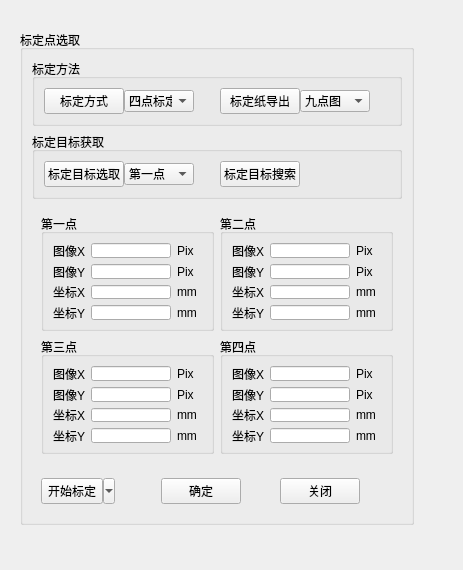
<?xml version="1.0" encoding="UTF-8"?>
<ui version="4.0">
 <class>Frame</class>
 <widget class="QFrame" name="Frame">
  <property name="geometry">
   <rect>
    <x>0</x>
    <y>0</y>
    <width>463</width>
    <height>570</height>
   </rect>
  </property>
  <property name="windowTitle">
   <string>坐标标定</string>
  </property>
  <widget class="QGroupBox" name="groupBox_4">
   <property name="geometry">
    <rect>
     <x>20</x>
     <y>30</y>
     <width>394</width>
     <height>495</height>
    </rect>
   </property>
   <property name="sizePolicy">
    <sizepolicy hsizetype="Preferred" vsizetype="Fixed">
     <horstretch>0</horstretch>
     <verstretch>0</verstretch>
    </sizepolicy>
   </property>
   <property name="title">
    <string>标定点选取</string>
   </property>
   <layout class="QGridLayout" name="gridLayout_23">
    <item row="0" column="0">
     <layout class="QVBoxLayout" name="verticalLayout_6">
      <item>
       <widget class="QGroupBox" name="groupBox">
        <property name="title">
         <string>标定方法</string>
        </property>
        <layout class="QGridLayout" name="gridLayout_4">
         <item row="0" column="1">
          <spacer name="horizontalSpacer_3">
           <property name="orientation">
            <enum>Qt::Horizontal</enum>
           </property>
           <property name="sizeType">
            <enum>QSizePolicy::MinimumExpanding</enum>
           </property>
           <property name="sizeHint" stdset="0">
            <size>
             <width>20</width>
             <height>20</height>
            </size>
           </property>
          </spacer>
         </item>
         <item row="0" column="0">
          <layout class="QHBoxLayout" name="horizontalLayout_8">
           <property name="spacing">
            <number>0</number>
           </property>
           <item>
            <widget class="QPushButton" name="pushButton_16">
             <property name="sizePolicy">
              <sizepolicy hsizetype="Fixed" vsizetype="Fixed">
               <horstretch>0</horstretch>
               <verstretch>0</verstretch>
              </sizepolicy>
             </property>
             <property name="minimumSize">
              <size>
               <width>80</width>
               <height>0</height>
              </size>
             </property>
             <property name="maximumSize">
              <size>
               <width>80</width>
               <height>16777215</height>
              </size>
             </property>
             <property name="text">
              <string>标定方式</string>
             </property>
            </widget>
           </item>
           <item>
            <widget class="QComboBox" name="comboBox_5">
             <property name="sizePolicy">
              <sizepolicy hsizetype="Fixed" vsizetype="Fixed">
               <horstretch>0</horstretch>
               <verstretch>0</verstretch>
              </sizepolicy>
             </property>
             <property name="minimumSize">
              <size>
               <width>70</width>
               <height>0</height>
              </size>
             </property>
             <property name="maximumSize">
              <size>
               <width>70</width>
               <height>16777215</height>
              </size>
             </property>
             <item>
              <property name="text">
               <string>四点标定</string>
              </property>
             </item>
             <item>
              <property name="text">
               <string>九点标定</string>
              </property>
             </item>
            </widget>
           </item>
          </layout>
         </item>
         <item row="0" column="2">
          <layout class="QHBoxLayout" name="horizontalLayout_10">
           <property name="spacing">
            <number>0</number>
           </property>
           <item>
            <widget class="QPushButton" name="pushButton_17">
             <property name="sizePolicy">
              <sizepolicy hsizetype="Fixed" vsizetype="Fixed">
               <horstretch>0</horstretch>
               <verstretch>0</verstretch>
              </sizepolicy>
             </property>
             <property name="minimumSize">
              <size>
               <width>80</width>
               <height>0</height>
              </size>
             </property>
             <property name="maximumSize">
              <size>
               <width>80</width>
               <height>16777215</height>
              </size>
             </property>
             <property name="text">
              <string>标定纸导出</string>
             </property>
            </widget>
           </item>
           <item>
            <widget class="QComboBox" name="comboBox_6">
             <property name="sizePolicy">
              <sizepolicy hsizetype="Fixed" vsizetype="Fixed">
               <horstretch>0</horstretch>
               <verstretch>0</verstretch>
              </sizepolicy>
             </property>
             <property name="minimumSize">
              <size>
               <width>70</width>
               <height>0</height>
              </size>
             </property>
             <property name="maximumSize">
              <size>
               <width>70</width>
               <height>16777215</height>
              </size>
             </property>
             <item>
              <property name="text">
               <string>九点图</string>
              </property>
             </item>
             <item>
              <property name="text">
               <string>黑白棋格图</string>
              </property>
             </item>
            </widget>
           </item>
          </layout>
         </item>
         <item row="0" column="3">
          <spacer name="horizontalSpacer_10">
           <property name="orientation">
            <enum>Qt::Horizontal</enum>
           </property>
           <property name="sizeType">
            <enum>QSizePolicy::MinimumExpanding</enum>
           </property>
           <property name="sizeHint" stdset="0">
            <size>
             <width>10</width>
             <height>20</height>
            </size>
           </property>
          </spacer>
         </item>
        </layout>
       </widget>
      </item>
      <item>
       <widget class="QGroupBox" name="groupBox_5">
        <property name="sizePolicy">
         <sizepolicy hsizetype="Preferred" vsizetype="Fixed">
          <horstretch>0</horstretch>
          <verstretch>0</verstretch>
         </sizepolicy>
        </property>
        <property name="title">
         <string>标定目标获取</string>
        </property>
        <layout class="QGridLayout" name="gridLayout_15">
         <property name="leftMargin">
          <number>9</number>
         </property>
         <property name="topMargin">
          <number>9</number>
         </property>
         <item row="0" column="0">
          <layout class="QGridLayout" name="gridLayout_7">
           <item row="0" column="0">
            <layout class="QHBoxLayout" name="horizontalLayout_7">
             <property name="spacing">
              <number>0</number>
             </property>
             <item>
              <widget class="QPushButton" name="pushButton_15">
               <property name="sizePolicy">
                <sizepolicy hsizetype="Fixed" vsizetype="Fixed">
                 <horstretch>0</horstretch>
                 <verstretch>0</verstretch>
                </sizepolicy>
               </property>
               <property name="minimumSize">
                <size>
                 <width>80</width>
                 <height>0</height>
                </size>
               </property>
               <property name="maximumSize">
                <size>
                 <width>80</width>
                 <height>16777215</height>
                </size>
               </property>
               <property name="text">
                <string>标定目标选取</string>
               </property>
              </widget>
             </item>
             <item>
              <widget class="QComboBox" name="comboBox_4">
               <property name="sizePolicy">
                <sizepolicy hsizetype="Fixed" vsizetype="Fixed">
                 <horstretch>0</horstretch>
                 <verstretch>0</verstretch>
                </sizepolicy>
               </property>
               <property name="minimumSize">
                <size>
                 <width>70</width>
                 <height>0</height>
                </size>
               </property>
               <property name="maximumSize">
                <size>
                 <width>70</width>
                 <height>16777215</height>
                </size>
               </property>
               <item>
                <property name="text">
                 <string>第一点</string>
                </property>
               </item>
               <item>
                <property name="text">
                 <string>第二点</string>
                </property>
               </item>
               <item>
                <property name="text">
                 <string>第三点</string>
                </property>
               </item>
               <item>
                <property name="text">
                 <string>第四点</string>
                </property>
               </item>
               <item>
                <property name="text">
                 <string>第五点</string>
                </property>
               </item>
               <item>
                <property name="text">
                 <string>第六点</string>
                </property>
               </item>
               <item>
                <property name="text">
                 <string>第七点</string>
                </property>
               </item>
               <item>
                <property name="text">
                 <string>第八点</string>
                </property>
               </item>
               <item>
                <property name="text">
                 <string>第九点</string>
                </property>
               </item>
              </widget>
             </item>
            </layout>
           </item>
           <item row="0" column="1">
            <spacer name="horizontalSpacer_6">
             <property name="orientation">
              <enum>Qt::Horizontal</enum>
             </property>
             <property name="sizeType">
              <enum>QSizePolicy::MinimumExpanding</enum>
             </property>
             <property name="sizeHint" stdset="0">
              <size>
               <width>20</width>
               <height>20</height>
              </size>
             </property>
            </spacer>
           </item>
           <item row="0" column="2">
            <widget class="QPushButton" name="pushButton_9">
             <property name="sizePolicy">
              <sizepolicy hsizetype="Fixed" vsizetype="Fixed">
               <horstretch>0</horstretch>
               <verstretch>0</verstretch>
              </sizepolicy>
             </property>
             <property name="minimumSize">
              <size>
               <width>80</width>
               <height>0</height>
              </size>
             </property>
             <property name="maximumSize">
              <size>
               <width>80</width>
               <height>16777215</height>
              </size>
             </property>
             <property name="text">
              <string>标定目标搜索</string>
             </property>
            </widget>
           </item>
          </layout>
         </item>
         <item row="0" column="1">
          <spacer name="horizontalSpacer_7">
           <property name="orientation">
            <enum>Qt::Horizontal</enum>
           </property>
           <property name="sizeType">
            <enum>QSizePolicy::MinimumExpanding</enum>
           </property>
           <property name="sizeHint" stdset="0">
            <size>
             <width>40</width>
             <height>20</height>
            </size>
           </property>
          </spacer>
         </item>
        </layout>
       </widget>
      </item>
      <item>
       <widget class="QStackedWidget" name="stackedWidget_2">
        <property name="sizePolicy">
         <sizepolicy hsizetype="Preferred" vsizetype="Fixed">
          <horstretch>0</horstretch>
          <verstretch>0</verstretch>
         </sizepolicy>
        </property>
        <property name="currentIndex">
         <number>0</number>
        </property>
        <widget class="QWidget" name="page_3">
         <layout class="QGridLayout" name="gridLayout_16">
          <item row="0" column="0">
           <layout class="QGridLayout" name="gridLayout_17">
            <item row="0" column="1">
             <widget class="QGroupBox" name="groupBox_12">
              <property name="sizePolicy">
               <sizepolicy hsizetype="MinimumExpanding" vsizetype="Preferred">
                <horstretch>0</horstretch>
                <verstretch>0</verstretch>
               </sizepolicy>
              </property>
              <property name="title">
               <string>第二点</string>
              </property>
              <property name="flat">
               <bool>false</bool>
              </property>
              <property name="checkable">
               <bool>false</bool>
              </property>
              <property name="checked">
               <bool>false</bool>
              </property>
              <layout class="QGridLayout" name="gridLayout_19">
               <item row="5" column="1">
                <widget class="QLabel" name="label_91">
                 <property name="sizePolicy">
                  <sizepolicy hsizetype="MinimumExpanding" vsizetype="Preferred">
                   <horstretch>0</horstretch>
                   <verstretch>0</verstretch>
                  </sizepolicy>
                 </property>
                 <property name="text">
                  <string>坐标X</string>
                 </property>
                </widget>
               </item>
               <item row="0" column="3">
                <widget class="QLabel" name="label_92">
                 <property name="sizePolicy">
                  <sizepolicy hsizetype="MinimumExpanding" vsizetype="Preferred">
                   <horstretch>0</horstretch>
                   <verstretch>0</verstretch>
                  </sizepolicy>
                 </property>
                 <property name="text">
                  <string>Pix</string>
                 </property>
                </widget>
               </item>
               <item row="4" column="3">
                <widget class="QLabel" name="label_93">
                 <property name="sizePolicy">
                  <sizepolicy hsizetype="MinimumExpanding" vsizetype="Preferred">
                   <horstretch>0</horstretch>
                   <verstretch>0</verstretch>
                  </sizepolicy>
                 </property>
                 <property name="text">
                  <string>Pix</string>
                 </property>
                </widget>
               </item>
               <item row="0" column="1">
                <widget class="QLabel" name="label_94">
                 <property name="sizePolicy">
                  <sizepolicy hsizetype="MinimumExpanding" vsizetype="Preferred">
                   <horstretch>0</horstretch>
                   <verstretch>0</verstretch>
                  </sizepolicy>
                 </property>
                 <property name="text">
                  <string>图像X</string>
                 </property>
                </widget>
               </item>
               <item row="4" column="1">
                <widget class="QLabel" name="label_95">
                 <property name="sizePolicy">
                  <sizepolicy hsizetype="MinimumExpanding" vsizetype="Preferred">
                   <horstretch>0</horstretch>
                   <verstretch>0</verstretch>
                  </sizepolicy>
                 </property>
                 <property name="text">
                  <string>图像Y</string>
                 </property>
                </widget>
               </item>
               <item row="6" column="1">
                <widget class="QLabel" name="label_96">
                 <property name="sizePolicy">
                  <sizepolicy hsizetype="MinimumExpanding" vsizetype="Preferred">
                   <horstretch>0</horstretch>
                   <verstretch>0</verstretch>
                  </sizepolicy>
                 </property>
                 <property name="text">
                  <string>坐标Y</string>
                 </property>
                </widget>
               </item>
               <item row="5" column="3">
                <widget class="QLabel" name="label_97">
                 <property name="sizePolicy">
                  <sizepolicy hsizetype="MinimumExpanding" vsizetype="Preferred">
                   <horstretch>0</horstretch>
                   <verstretch>0</verstretch>
                  </sizepolicy>
                 </property>
                 <property name="text">
                  <string>mm</string>
                 </property>
                </widget>
               </item>
               <item row="6" column="3">
                <widget class="QLabel" name="label_98">
                 <property name="sizePolicy">
                  <sizepolicy hsizetype="MinimumExpanding" vsizetype="Preferred">
                   <horstretch>0</horstretch>
                   <verstretch>0</verstretch>
                  </sizepolicy>
                 </property>
                 <property name="text">
                  <string>mm</string>
                 </property>
                </widget>
               </item>
               <item row="0" column="2">
                <widget class="QLineEdit" name="lineEdit_45">
                 <property name="maximumSize">
                  <size>
                   <width>80</width>
                   <height>16777215</height>
                  </size>
                 </property>
                </widget>
               </item>
               <item row="4" column="2">
                <widget class="QLineEdit" name="lineEdit_46">
                 <property name="maximumSize">
                  <size>
                   <width>80</width>
                   <height>16777215</height>
                  </size>
                 </property>
                </widget>
               </item>
               <item row="5" column="2">
                <widget class="QLineEdit" name="lineEdit_47">
                 <property name="maximumSize">
                  <size>
                   <width>80</width>
                   <height>16777215</height>
                  </size>
                 </property>
                </widget>
               </item>
               <item row="6" column="2">
                <widget class="QLineEdit" name="lineEdit_48">
                 <property name="maximumSize">
                  <size>
                   <width>80</width>
                   <height>16777215</height>
                  </size>
                 </property>
                </widget>
               </item>
              </layout>
             </widget>
            </item>
            <item row="0" column="0">
             <widget class="QGroupBox" name="groupBox_15">
              <property name="sizePolicy">
               <sizepolicy hsizetype="MinimumExpanding" vsizetype="Preferred">
                <horstretch>0</horstretch>
                <verstretch>0</verstretch>
               </sizepolicy>
              </property>
              <property name="title">
               <string>第一点</string>
              </property>
              <property name="flat">
               <bool>false</bool>
              </property>
              <property name="checkable">
               <bool>false</bool>
              </property>
              <property name="checked">
               <bool>false</bool>
              </property>
              <layout class="QGridLayout" name="gridLayout_22">
               <item row="0" column="1">
                <widget class="QLabel" name="label_118">
                 <property name="sizePolicy">
                  <sizepolicy hsizetype="MinimumExpanding" vsizetype="Preferred">
                   <horstretch>0</horstretch>
                   <verstretch>0</verstretch>
                  </sizepolicy>
                 </property>
                 <property name="text">
                  <string>图像X</string>
                 </property>
                </widget>
               </item>
               <item row="6" column="2">
                <widget class="QLineEdit" name="lineEdit_60">
                 <property name="sizePolicy">
                  <sizepolicy hsizetype="Expanding" vsizetype="Fixed">
                   <horstretch>0</horstretch>
                   <verstretch>0</verstretch>
                  </sizepolicy>
                 </property>
                 <property name="maximumSize">
                  <size>
                   <width>80</width>
                   <height>16777215</height>
                  </size>
                 </property>
                </widget>
               </item>
               <item row="0" column="3">
                <widget class="QLabel" name="label_116">
                 <property name="sizePolicy">
                  <sizepolicy hsizetype="MinimumExpanding" vsizetype="Preferred">
                   <horstretch>0</horstretch>
                   <verstretch>0</verstretch>
                  </sizepolicy>
                 </property>
                 <property name="text">
                  <string>Pix</string>
                 </property>
                </widget>
               </item>
               <item row="5" column="3">
                <widget class="QLabel" name="label_120">
                 <property name="sizePolicy">
                  <sizepolicy hsizetype="MinimumExpanding" vsizetype="Preferred">
                   <horstretch>0</horstretch>
                   <verstretch>0</verstretch>
                  </sizepolicy>
                 </property>
                 <property name="text">
                  <string>mm</string>
                 </property>
                </widget>
               </item>
               <item row="6" column="1">
                <widget class="QLabel" name="label_119">
                 <property name="sizePolicy">
                  <sizepolicy hsizetype="MinimumExpanding" vsizetype="Preferred">
                   <horstretch>0</horstretch>
                   <verstretch>0</verstretch>
                  </sizepolicy>
                 </property>
                 <property name="text">
                  <string>坐标Y</string>
                 </property>
                </widget>
               </item>
               <item row="5" column="1">
                <widget class="QLabel" name="label_115">
                 <property name="sizePolicy">
                  <sizepolicy hsizetype="MinimumExpanding" vsizetype="Preferred">
                   <horstretch>0</horstretch>
                   <verstretch>0</verstretch>
                  </sizepolicy>
                 </property>
                 <property name="text">
                  <string>坐标X</string>
                 </property>
                </widget>
               </item>
               <item row="6" column="3">
                <widget class="QLabel" name="label_121">
                 <property name="sizePolicy">
                  <sizepolicy hsizetype="MinimumExpanding" vsizetype="Preferred">
                   <horstretch>0</horstretch>
                   <verstretch>0</verstretch>
                  </sizepolicy>
                 </property>
                 <property name="text">
                  <string>mm</string>
                 </property>
                </widget>
               </item>
               <item row="5" column="2">
                <widget class="QLineEdit" name="lineEdit_59">
                 <property name="sizePolicy">
                  <sizepolicy hsizetype="Expanding" vsizetype="Fixed">
                   <horstretch>0</horstretch>
                   <verstretch>0</verstretch>
                  </sizepolicy>
                 </property>
                 <property name="maximumSize">
                  <size>
                   <width>80</width>
                   <height>16777215</height>
                  </size>
                 </property>
                </widget>
               </item>
               <item row="4" column="3">
                <widget class="QLabel" name="label_117">
                 <property name="sizePolicy">
                  <sizepolicy hsizetype="MinimumExpanding" vsizetype="Preferred">
                   <horstretch>0</horstretch>
                   <verstretch>0</verstretch>
                  </sizepolicy>
                 </property>
                 <property name="text">
                  <string>Pix</string>
                 </property>
                </widget>
               </item>
               <item row="4" column="2">
                <widget class="QLineEdit" name="lineEdit_58">
                 <property name="sizePolicy">
                  <sizepolicy hsizetype="Expanding" vsizetype="Fixed">
                   <horstretch>0</horstretch>
                   <verstretch>0</verstretch>
                  </sizepolicy>
                 </property>
                 <property name="maximumSize">
                  <size>
                   <width>80</width>
                   <height>16777215</height>
                  </size>
                 </property>
                </widget>
               </item>
               <item row="0" column="2">
                <widget class="QLineEdit" name="lineEdit_57">
                 <property name="sizePolicy">
                  <sizepolicy hsizetype="Expanding" vsizetype="Fixed">
                   <horstretch>0</horstretch>
                   <verstretch>0</verstretch>
                  </sizepolicy>
                 </property>
                 <property name="maximumSize">
                  <size>
                   <width>80</width>
                   <height>16777215</height>
                  </size>
                 </property>
                 <property name="text">
                  <string/>
                 </property>
                </widget>
               </item>
               <item row="4" column="1">
                <widget class="QLabel" name="label_122">
                 <property name="sizePolicy">
                  <sizepolicy hsizetype="MinimumExpanding" vsizetype="Preferred">
                   <horstretch>0</horstretch>
                   <verstretch>0</verstretch>
                  </sizepolicy>
                 </property>
                 <property name="text">
                  <string>图像Y</string>
                 </property>
                </widget>
               </item>
              </layout>
             </widget>
            </item>
            <item row="1" column="0">
             <widget class="QGroupBox" name="groupBox_13">
              <property name="sizePolicy">
               <sizepolicy hsizetype="MinimumExpanding" vsizetype="Preferred">
                <horstretch>0</horstretch>
                <verstretch>0</verstretch>
               </sizepolicy>
              </property>
              <property name="title">
               <string>第三点</string>
              </property>
              <property name="checkable">
               <bool>false</bool>
              </property>
              <property name="checked">
               <bool>false</bool>
              </property>
              <layout class="QGridLayout" name="gridLayout_20">
               <item row="5" column="1">
                <widget class="QLabel" name="label_99">
                 <property name="sizePolicy">
                  <sizepolicy hsizetype="MinimumExpanding" vsizetype="Preferred">
                   <horstretch>0</horstretch>
                   <verstretch>0</verstretch>
                  </sizepolicy>
                 </property>
                 <property name="text">
                  <string>坐标X</string>
                 </property>
                </widget>
               </item>
               <item row="0" column="3">
                <widget class="QLabel" name="label_100">
                 <property name="sizePolicy">
                  <sizepolicy hsizetype="MinimumExpanding" vsizetype="Preferred">
                   <horstretch>0</horstretch>
                   <verstretch>0</verstretch>
                  </sizepolicy>
                 </property>
                 <property name="text">
                  <string>Pix</string>
                 </property>
                </widget>
               </item>
               <item row="4" column="3">
                <widget class="QLabel" name="label_101">
                 <property name="sizePolicy">
                  <sizepolicy hsizetype="MinimumExpanding" vsizetype="Preferred">
                   <horstretch>0</horstretch>
                   <verstretch>0</verstretch>
                  </sizepolicy>
                 </property>
                 <property name="text">
                  <string>Pix</string>
                 </property>
                </widget>
               </item>
               <item row="0" column="1">
                <widget class="QLabel" name="label_102">
                 <property name="sizePolicy">
                  <sizepolicy hsizetype="MinimumExpanding" vsizetype="Preferred">
                   <horstretch>0</horstretch>
                   <verstretch>0</verstretch>
                  </sizepolicy>
                 </property>
                 <property name="text">
                  <string>图像X</string>
                 </property>
                </widget>
               </item>
               <item row="4" column="1">
                <widget class="QLabel" name="label_103">
                 <property name="sizePolicy">
                  <sizepolicy hsizetype="MinimumExpanding" vsizetype="Preferred">
                   <horstretch>0</horstretch>
                   <verstretch>0</verstretch>
                  </sizepolicy>
                 </property>
                 <property name="text">
                  <string>图像Y</string>
                 </property>
                </widget>
               </item>
               <item row="6" column="1">
                <widget class="QLabel" name="label_104">
                 <property name="sizePolicy">
                  <sizepolicy hsizetype="MinimumExpanding" vsizetype="Preferred">
                   <horstretch>0</horstretch>
                   <verstretch>0</verstretch>
                  </sizepolicy>
                 </property>
                 <property name="text">
                  <string>坐标Y</string>
                 </property>
                </widget>
               </item>
               <item row="5" column="3">
                <widget class="QLabel" name="label_105">
                 <property name="sizePolicy">
                  <sizepolicy hsizetype="MinimumExpanding" vsizetype="Preferred">
                   <horstretch>0</horstretch>
                   <verstretch>0</verstretch>
                  </sizepolicy>
                 </property>
                 <property name="text">
                  <string>mm</string>
                 </property>
                </widget>
               </item>
               <item row="6" column="3">
                <widget class="QLabel" name="label_106">
                 <property name="sizePolicy">
                  <sizepolicy hsizetype="MinimumExpanding" vsizetype="Preferred">
                   <horstretch>0</horstretch>
                   <verstretch>0</verstretch>
                  </sizepolicy>
                 </property>
                 <property name="text">
                  <string>mm</string>
                 </property>
                </widget>
               </item>
               <item row="0" column="2">
                <widget class="QLineEdit" name="lineEdit_49">
                 <property name="sizePolicy">
                  <sizepolicy hsizetype="Expanding" vsizetype="Fixed">
                   <horstretch>0</horstretch>
                   <verstretch>0</verstretch>
                  </sizepolicy>
                 </property>
                 <property name="maximumSize">
                  <size>
                   <width>80</width>
                   <height>16777215</height>
                  </size>
                 </property>
                </widget>
               </item>
               <item row="4" column="2">
                <widget class="QLineEdit" name="lineEdit_50">
                 <property name="sizePolicy">
                  <sizepolicy hsizetype="Expanding" vsizetype="Fixed">
                   <horstretch>0</horstretch>
                   <verstretch>0</verstretch>
                  </sizepolicy>
                 </property>
                 <property name="maximumSize">
                  <size>
                   <width>80</width>
                   <height>16777215</height>
                  </size>
                 </property>
                </widget>
               </item>
               <item row="5" column="2">
                <widget class="QLineEdit" name="lineEdit_51">
                 <property name="sizePolicy">
                  <sizepolicy hsizetype="Expanding" vsizetype="Fixed">
                   <horstretch>0</horstretch>
                   <verstretch>0</verstretch>
                  </sizepolicy>
                 </property>
                 <property name="maximumSize">
                  <size>
                   <width>80</width>
                   <height>16777215</height>
                  </size>
                 </property>
                </widget>
               </item>
               <item row="6" column="2">
                <widget class="QLineEdit" name="lineEdit_52">
                 <property name="maximumSize">
                  <size>
                   <width>80</width>
                   <height>16777215</height>
                  </size>
                 </property>
                </widget>
               </item>
              </layout>
             </widget>
            </item>
            <item row="1" column="1">
             <widget class="QGroupBox" name="groupBox_14">
              <property name="sizePolicy">
               <sizepolicy hsizetype="MinimumExpanding" vsizetype="Preferred">
                <horstretch>0</horstretch>
                <verstretch>0</verstretch>
               </sizepolicy>
              </property>
              <property name="title">
               <string>第四点</string>
              </property>
              <property name="checkable">
               <bool>false</bool>
              </property>
              <property name="checked">
               <bool>false</bool>
              </property>
              <layout class="QGridLayout" name="gridLayout_21">
               <item row="5" column="1">
                <widget class="QLabel" name="label_107">
                 <property name="sizePolicy">
                  <sizepolicy hsizetype="MinimumExpanding" vsizetype="Preferred">
                   <horstretch>0</horstretch>
                   <verstretch>0</verstretch>
                  </sizepolicy>
                 </property>
                 <property name="text">
                  <string>坐标X</string>
                 </property>
                </widget>
               </item>
               <item row="0" column="3">
                <widget class="QLabel" name="label_108">
                 <property name="sizePolicy">
                  <sizepolicy hsizetype="MinimumExpanding" vsizetype="Preferred">
                   <horstretch>0</horstretch>
                   <verstretch>0</verstretch>
                  </sizepolicy>
                 </property>
                 <property name="text">
                  <string>Pix</string>
                 </property>
                </widget>
               </item>
               <item row="4" column="3">
                <widget class="QLabel" name="label_109">
                 <property name="sizePolicy">
                  <sizepolicy hsizetype="MinimumExpanding" vsizetype="Preferred">
                   <horstretch>0</horstretch>
                   <verstretch>0</verstretch>
                  </sizepolicy>
                 </property>
                 <property name="text">
                  <string>Pix</string>
                 </property>
                </widget>
               </item>
               <item row="0" column="1">
                <widget class="QLabel" name="label_110">
                 <property name="sizePolicy">
                  <sizepolicy hsizetype="MinimumExpanding" vsizetype="Preferred">
                   <horstretch>0</horstretch>
                   <verstretch>0</verstretch>
                  </sizepolicy>
                 </property>
                 <property name="text">
                  <string>图像X</string>
                 </property>
                </widget>
               </item>
               <item row="4" column="1">
                <widget class="QLabel" name="label_111">
                 <property name="sizePolicy">
                  <sizepolicy hsizetype="MinimumExpanding" vsizetype="Preferred">
                   <horstretch>0</horstretch>
                   <verstretch>0</verstretch>
                  </sizepolicy>
                 </property>
                 <property name="text">
                  <string>图像Y</string>
                 </property>
                </widget>
               </item>
               <item row="6" column="1">
                <widget class="QLabel" name="label_112">
                 <property name="sizePolicy">
                  <sizepolicy hsizetype="MinimumExpanding" vsizetype="Preferred">
                   <horstretch>0</horstretch>
                   <verstretch>0</verstretch>
                  </sizepolicy>
                 </property>
                 <property name="text">
                  <string>坐标Y</string>
                 </property>
                </widget>
               </item>
               <item row="5" column="3">
                <widget class="QLabel" name="label_113">
                 <property name="sizePolicy">
                  <sizepolicy hsizetype="MinimumExpanding" vsizetype="Preferred">
                   <horstretch>0</horstretch>
                   <verstretch>0</verstretch>
                  </sizepolicy>
                 </property>
                 <property name="text">
                  <string>mm</string>
                 </property>
                </widget>
               </item>
               <item row="6" column="3">
                <widget class="QLabel" name="label_114">
                 <property name="sizePolicy">
                  <sizepolicy hsizetype="MinimumExpanding" vsizetype="Preferred">
                   <horstretch>0</horstretch>
                   <verstretch>0</verstretch>
                  </sizepolicy>
                 </property>
                 <property name="text">
                  <string>mm</string>
                 </property>
                </widget>
               </item>
               <item row="0" column="2">
                <widget class="QLineEdit" name="lineEdit_53">
                 <property name="maximumSize">
                  <size>
                   <width>80</width>
                   <height>16777215</height>
                  </size>
                 </property>
                </widget>
               </item>
               <item row="4" column="2">
                <widget class="QLineEdit" name="lineEdit_54">
                 <property name="maximumSize">
                  <size>
                   <width>80</width>
                   <height>16777215</height>
                  </size>
                 </property>
                </widget>
               </item>
               <item row="5" column="2">
                <widget class="QLineEdit" name="lineEdit_55">
                 <property name="maximumSize">
                  <size>
                   <width>80</width>
                   <height>16777215</height>
                  </size>
                 </property>
                </widget>
               </item>
               <item row="6" column="2">
                <widget class="QLineEdit" name="lineEdit_56">
                 <property name="maximumSize">
                  <size>
                   <width>80</width>
                   <height>16777215</height>
                  </size>
                 </property>
                </widget>
               </item>
              </layout>
             </widget>
            </item>
           </layout>
          </item>
         </layout>
        </widget>
        <widget class="QWidget" name="page_4"/>
       </widget>
      </item>
      <item>
       <widget class="QWidget" name="widget_7" native="true">
        <property name="sizePolicy">
         <sizepolicy hsizetype="Preferred" vsizetype="Fixed">
          <horstretch>0</horstretch>
          <verstretch>0</verstretch>
         </sizepolicy>
        </property>
        <layout class="QHBoxLayout" name="horizontalLayout_3">
         <item>
          <layout class="QHBoxLayout" name="horizontalLayout_4">
           <property name="spacing">
            <number>0</number>
           </property>
           <item>
            <widget class="QToolButton" name="toolButton">
             <property name="sizePolicy">
              <sizepolicy hsizetype="Fixed" vsizetype="Preferred">
               <horstretch>0</horstretch>
               <verstretch>0</verstretch>
              </sizepolicy>
             </property>
             <property name="text">
              <string>开始标定</string>
             </property>
             <property name="popupMode">
              <enum>QToolButton::MenuButtonPopup</enum>
             </property>
            </widget>
           </item>
          </layout>
         </item>
         <item>
          <spacer name="horizontalSpacer_8">
           <property name="orientation">
            <enum>Qt::Horizontal</enum>
           </property>
           <property name="sizeHint" stdset="0">
            <size>
             <width>40</width>
             <height>20</height>
            </size>
           </property>
          </spacer>
         </item>
         <item>
          <widget class="QPushButton" name="pushButton">
           <property name="sizePolicy">
            <sizepolicy hsizetype="Fixed" vsizetype="Preferred">
             <horstretch>0</horstretch>
             <verstretch>0</verstretch>
            </sizepolicy>
           </property>
           <property name="text">
            <string>确定</string>
           </property>
          </widget>
         </item>
         <item>
          <spacer name="horizontalSpacer_9">
           <property name="orientation">
            <enum>Qt::Horizontal</enum>
           </property>
           <property name="sizeHint" stdset="0">
            <size>
             <width>10</width>
             <height>20</height>
            </size>
           </property>
          </spacer>
         </item>
         <item>
          <widget class="QPushButton" name="pushButton_2">
           <property name="sizePolicy">
            <sizepolicy hsizetype="Fixed" vsizetype="Preferred">
             <horstretch>0</horstretch>
             <verstretch>0</verstretch>
            </sizepolicy>
           </property>
           <property name="text">
            <string>关闭</string>
           </property>
          </widget>
         </item>
         <item>
          <spacer name="horizontalSpacer_2">
           <property name="orientation">
            <enum>Qt::Horizontal</enum>
           </property>
           <property name="sizeHint" stdset="0">
            <size>
             <width>10</width>
             <height>20</height>
            </size>
           </property>
          </spacer>
         </item>
        </layout>
       </widget>
      </item>
     </layout>
    </item>
   </layout>
  </widget>
 </widget>
 <resources/>
 <connections/>
</ui>
